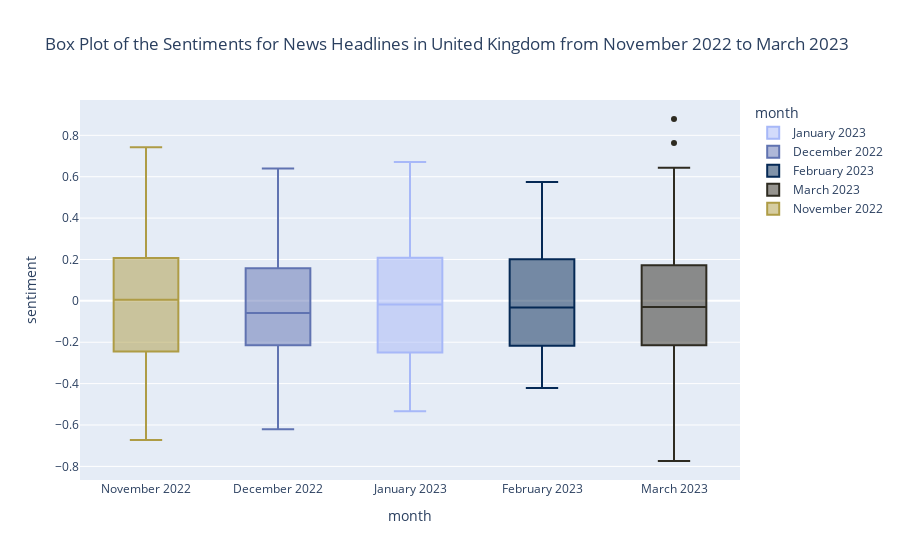

Here is the notebook cell this chart was saved with:
### Code cell
# PROTANOPIA COLOR PALLETTE
fig = px.box(
    irelandNewsDF, 
    y="sentiment", 
    x="month", 
    color="month",
    title="Box Plot of the Sentiments for News Headlines in United Kingdom from November 2022 to March 2023",
    color_discrete_map={
        "November 2022": "#AE9C45", 
        "December 2022": "#6073B1", 
        "January 2023": "#A7B8F8", 
        "February 2023": "#052955", 
        "March 2023": "#2E2B21"
    }
)
fig.update_layout(xaxis={'categoryorder': 'array', 'categoryarray': ["November 2022", "December 2022", "January 2023", "February 2023", "March 2023",]})
fig.show()

### Figure 1 — Plotly figure (JSON) as saved in the notebook; plotly's stock layout.template omitted (floating-point values rounded to 4 significant figures)
{"data": [{"alignmentgroup": "True", "hovertemplate": "month=%{x}<br>sentiment=%{y}<extra></extra>", "legendgroup": "January 2023", "marker": {"color": "#A7B8F8"}, "name": "January 2023", "notched": false, "offsetgroup": "January 2023", "orientation": "v", "showlegend": true, "type": "box", "x": ["January 2023", "January 2023", "January 2023", "January 2023", "January 2023", "January 2023", "January 2023", "January 2023", "January 2023", "January 2023", "January 2023", "January 2023", "January 2023", "January 2023", "January 2023", "January 2023", "January 2023", "January 2023", "January 2023", "January 2023", "January 2023", "January 2023", "January 2023", "January 2023", "January 2023", "January 2023", "January 2023", "January 2023", "January 2023", "January 2023", "January 2023", "January 2023", "January 2023", "January 2023", "January 2023", "January 2023", "January 2023", "January 2023", "January 2023", "January 2023", "January 2023", "January 2023", "January 2023", "January 2023", "January 2023", "January 2023", "January 2023", "January 2023", "January 2023", "January 2023", "January 2023", "January 2023", "January 2023", "January 2023", "January 2023", "January 2023", "January 2023", "January 2023", "January 2023", "January 2023", "January 2023", "January 2023", "January 2023", "January 2023", "January 2023", "January 2023", "January 2023", "January 2023", "January 2023", "January 2023", "January 2023", "January 2023", "January 2023", "January 2023", "January 2023", "January 2023"], "x0": " ", "xaxis": "x", "y": [0.341, -0.077, 0.365, 0.358, -0.127, 0.271, -0.283, -0.102, -0.019, 0.289, 0.611, -0.09, 0.067, -0.252, 0.032, -0.21, -0.302, 0.38, -0.348, -0.24, -0.118, 0.111, -0.442, -0.248, 0.331, -0.346, 0.215, 0.13, 0.054, -0.289, -0.114, -0.533, -0.129, -0.036, 0.046, -0.396, -0.258, 0.67, 0.165, 0.011, 0.671, -0.255, 0.044, 0.201, -0.393, 0.648, -0.44, -0.05, -0.017, 0.216, 0.176, 0.621, -0.245, 0.07, 0.053, 0.172, -0.131, 0.085, 0.09, -0.152, -0.279, 0.144, 0.362, -0.403, -0.265, 0.398, -0.369, -0.455, 0.37, -0.143, -0.328, 0.041, -0.201, 0.24, 0.237, -0.206], "y0": " ", "yaxis": "y"}, {"alignmentgroup": "True", "hovertemplate": "month=%{x}<br>sentiment=%{y}<extra></extra>", "legendgroup": "December 2022", "marker": {"color": "#6073B1"}, "name": "December 2022", "notched": false, "offsetgroup": "December 2022", "orientation": "v", "showlegend": true, "type": "box", "x": ["December 2022", "December 2022", "December 2022", "December 2022", "December 2022", "December 2022", "December 2022", "December 2022", "December 2022", "December 2022", "December 2022", "December 2022", "December 2022", "December 2022", "December 2022", "December 2022", "December 2022", "December 2022", "December 2022", "December 2022", "December 2022", "December 2022", "December 2022", "December 2022", "December 2022", "December 2022", "December 2022", "December 2022", "December 2022", "December 2022", "December 2022", "December 2022", "December 2022", "December 2022", "December 2022", "December 2022", "December 2022", "December 2022", "December 2022", "December 2022", "December 2022", "December 2022", "December 2022", "December 2022", "December 2022", "December 2022", "December 2022", "December 2022", "December 2022", "December 2022", "December 2022", "December 2022", "December 2022", "December 2022", "December 2022", "December 2022", "December 2022", "December 2022", "December 2022", "December 2022", "December 2022", "December 2022", "December 2022", "December 2022", "December 2022", "December 2022", "December 2022", "December 2022", "December 2022", "December 2022", "December 2022", "December 2022", "December 2022", "December 2022", "December 2022", "December 2022", "December 2022", "December 2022", "December 2022", "December 2022", "December 2022", "December 2022", "December 2022", "December 2022", "December 2022", "December 2022", "December 2022", "December 2022", "December 2022", "December 2022", "December 2022", "December 2022", "December 2022", "December 2022", "December 2022", "December 2022", "December 2022", "December 2022", "December 2022", "December 2022", "December 2022", "December 2022", "December 2022", "December 2022", "December 2022", "December 2022", "December 2022", "December 2022", "December 2022", "December 2022", "December 2022", "December 2022", "December 2022", "December 2022", "December 2022", "December 2022", "December 2022", "December 2022"], "x0": " ", "xaxis": "x", "y": [0.377, -0.137, 0.381, 0.128, 0.014, 0.246, -0.345, -0.012, -0.221, -0.215, -0.316, 0.381, -0.301, 0.356, -0.221, 0.478, 0.341, 0.244, -0.045, 0.14, -0.048, -0.06, 0.103, 0.341, -0.102, -0.301, -0.335, 0.001, 0.207, -0.307, 0.137, 0.055, -0.189, 0.226, -0.058, -0.336, -0.621, 0.207, -0.108, -0.122, 0.158, -0.156, -0.215, -0.129, 0.2, -0.104, -0.201, 0.147, -0.12, 0.038, -0.149, -0.244, 0.168, -0.123, -0.301, 0.062, 0.64, -0.314, -0.197, -0.245, -0.3, 0.042, -0.278, -0.088, -0.084, 0.037, 0.122, 0.37, 0.387, -0.157, -0.293, 0.25, -0.165, -0.062, 0.199, 0.095, -0.117, -0.292, -0.186, -0.013, -0.096, -0.214, 0.211, 0.551, 0.23, 0.025, 0.046, -0.311, -0.227, 0.272, -0.084, 0.52, -0.314, -0.204, -0.379, -0.169, 0.032, -0.382, 0.225, 0.095, 0.34, -0.287, -0.056, -0.292, 0.228, 0.094, -0.371, -0.142, 0.014, -0.118, 0.103, -0.065, 0.074, 0.018, -0.347, -0.231, 0.166, 0.448], "y0": " ", "yaxis": "y"}, {"alignmentgroup": "True", "hovertemplate": "month=%{x}<br>sentiment=%{y}<extra></extra>", "legendgroup": "February 2023", "marker": {"color": "#052955"}, "name": "February 2023", "notched": false, "offsetgroup": "February 2023", "orientation": "v", "showlegend": true, "type": "box", "x": ["February 2023", "February 2023", "February 2023", "February 2023", "February 2023", "February 2023", "February 2023", "February 2023", "February 2023", "February 2023", "February 2023", "February 2023", "February 2023", "February 2023", "February 2023", "February 2023", "February 2023", "February 2023", "February 2023", "February 2023", "February 2023", "February 2023", "February 2023", "February 2023", "February 2023", "February 2023", "February 2023", "February 2023", "February 2023", "February 2023", "February 2023", "February 2023", "February 2023", "February 2023", "February 2023", "February 2023", "February 2023", "February 2023", "February 2023", "February 2023", "February 2023", "February 2023", "February 2023", "February 2023", "February 2023", "February 2023", "February 2023", "February 2023"], "x0": " ", "xaxis": "x", "y": [-0.146, -0.364, 0.189, -0.134, -0.065, 0.428, -0.236, 0.302, 0.175, -0.399, -0.195, -0.267, 0.044, 0.213, -0.22, -0.09, -0.14, 0.177, 0.231, -0.051, 0.162, -0.213, -0.327, -0.367, 0.293, 0.16, 0.447, -0.372, -0.282, -0.013, 0.001, 0.159, -0.413, 0.189, 0.473, 0.025, -0.063, 0.3, 0.424, -0.421, -0.106, 0.574, 0.348, -0.121, -0.093, 0.044, 0.288, -0.313], "y0": " ", "yaxis": "y"}, {"alignmentgroup": "True", "hovertemplate": "month=%{x}<br>sentiment=%{y}<extra></extra>", "legendgroup": "March 2023", "marker": {"color": "#2E2B21"}, "name": "March 2023", "notched": false, "offsetgroup": "March 2023", "orientation": "v", "showlegend": true, "type": "box", "x": ["March 2023", "March 2023", "March 2023", "March 2023", "March 2023", "March 2023", "March 2023", "March 2023", "March 2023", "March 2023", "March 2023", "March 2023", "March 2023", "March 2023", "March 2023", "March 2023", "March 2023", "March 2023", "March 2023", "March 2023", "March 2023", "March 2023", "March 2023", "March 2023", "March 2023", "March 2023", "March 2023", "March 2023", "March 2023", "March 2023", "March 2023", "March 2023", "March 2023", "March 2023", "March 2023", "March 2023", "March 2023", "March 2023", "March 2023", "March 2023", "March 2023", "March 2023", "March 2023", "March 2023", "March 2023", "March 2023", "March 2023", "March 2023", "March 2023", "March 2023", "March 2023", "March 2023", "March 2023", "March 2023", "March 2023", "March 2023", "March 2023", "March 2023", "March 2023", "March 2023", "March 2023", "March 2023", "March 2023", "March 2023", "March 2023", "March 2023", "March 2023", "March 2023", "March 2023", "March 2023", "March 2023", "March 2023", "March 2023", "March 2023", "March 2023", "March 2023", "March 2023", "March 2023", "March 2023", "March 2023", "March 2023", "March 2023", "March 2023", "March 2023", "March 2023", "March 2023", "March 2023", "March 2023", "March 2023", "March 2023", "March 2023", "March 2023", "March 2023", "March 2023", "March 2023", "March 2023", "March 2023", "March 2023", "March 2023", "March 2023"], "x0": " ", "xaxis": "x", "y": [-0.216, -0.213, -0.32, 0.031, -0.506, 0.355, -0.044, 0.457, -0.033, -0.036, 0.454, -0.109, 0.598, 0.493, -0.469, -0.024, 0.385, -0.365, -0.326, -0.108, 0.049, 0.036, 0.008, 0.081, 0.212, -0.477, 0.416, 0.059, -0.454, -0.273, 0.162, 0.005, -0.057, -0.029, -0.177, 0.35, -0.064, -0.082, -0.093, -0.204, 0.119, 0.065, 0, 0.113, -0.444, 0.128, -0.336, 0.112, -0.019, -0.085, 0.441, 0.879, 0.172, 0.763, 0.044, 0.14, -0.233, 0.611, -0.488, 0.211, -0.137, -0.106, -0.259, 0.643, 0.369, -0.774, 0.628, 0.113, -0.118, -0.239, 0.172, 0.233, -0.003, -0.386, -0.097, 0.247, -0.37, -0.136, 0.482, 0.249, -0.106, 0.469, -0.196, -0.376, 0.048, -0.076, 0.186, 0.043, -0.358, -0.428, -0.5, -0.088, -0.094, -0.159, -0.573, 0.149, -0.363, -0.413, -0.031, 0.574], "y0": " ", "yaxis": "y"}, {"alignmentgroup": "True", "hovertemplate": "month=%{x}<br>sentiment=%{y}<extra></extra>", "legendgroup": "November 2022", "marker": {"color": "#AE9C45"}, "name": "November 2022", "notched": false, "offsetgroup": "November 2022", "orientation": "v", "showlegend": true, "type": "box", "x": ["November 2022", "November 2022", "November 2022", "November 2022", "November 2022", "November 2022", "November 2022", "November 2022", "November 2022", "November 2022", "November 2022", "November 2022", "November 2022", "November 2022", "November 2022", "November 2022", "November 2022", "November 2022", "November 2022", "November 2022", "November 2022", "November 2022", "November 2022", "November 2022", "November 2022", "November 2022", "November 2022", "November 2022", "November 2022", "November 2022", "November 2022", "November 2022", "November 2022", "November 2022", "November 2022", "November 2022", "November 2022", "November 2022", "November 2022", "November 2022", "November 2022", "November 2022", "November 2022", "November 2022", "November 2022", "November 2022", "November 2022", "November 2022", "November 2022", "November 2022", "November 2022", "November 2022", "November 2022", "November 2022", "November 2022", "November 2022", "November 2022", "November 2022", "November 2022", "November 2022", "November 2022", "November 2022", "November 2022", "November 2022", "November 2022", "November 2022", "November 2022", "November 2022", "November 2022", "November 2022", "November 2022", "November 2022", "November 2022", "November 2022", "November 2022", "November 2022", "November 2022", "November 2022", "November 2022", "November 2022", "November 2022", "November 2022", "November 2022", "November 2022"], "x0": " ", "xaxis": "x", "y": [-0.085, 0.055, -0.043, 0.296, 0.188, -0.366, -0.184, -0.472, -0.139, 0.249, 0.301, -0.386, 0.057, 0.168, 0.307, 0.734, -0.09, -0.542, 0.004, 0.448, -0.533, -0.14, -0.113, 0.114, -0.079, -0.326, -0.288, 0.226, 0.201, -0.188, 0.337, -0.214, 0.213, -0.396, 0.497, -0.673, 0.401, -0.168, -0.487, -0.131, -0.055, 0.293, 0.504, -0.597, -0.387, 0.545, -0.196, -0.469, 0.273, -0.27, 0.034, -0.14, 0.196, -0.153, -0.371, 0.093, 0.597, -0.341, -0.033, 0.055, 0.742, 0.046, -0.014, 0.007, 0.513, -0.219, 0.259, 0.057, -0.299, -0.34, 0.159, -0.323, 0.021, 0.227, -0.168, 0.106, 0.147, -0.274, 0.166, 0.552, 0.017, -0.368, 0.092, 0.094], "y0": " ", "yaxis": "y"}], "layout": {"boxmode": "overlay", "legend": {"title": {"text": "month"}, "tracegroupgap": 0}, "title": {"text": "Box Plot of the Sentiments for News Headlines in United Kingdom from November 2022 to March 2023"}, "xaxis": {"anchor": "y", "categoryarray": ["November 2022", "December 2022", "January 2023", "February 2023", "March 2023"], "categoryorder": "array", "domain": [0, 1], "title": {"text": "month"}}, "yaxis": {"anchor": "x", "domain": [0, 1], "title": {"text": "sentiment"}}}}
